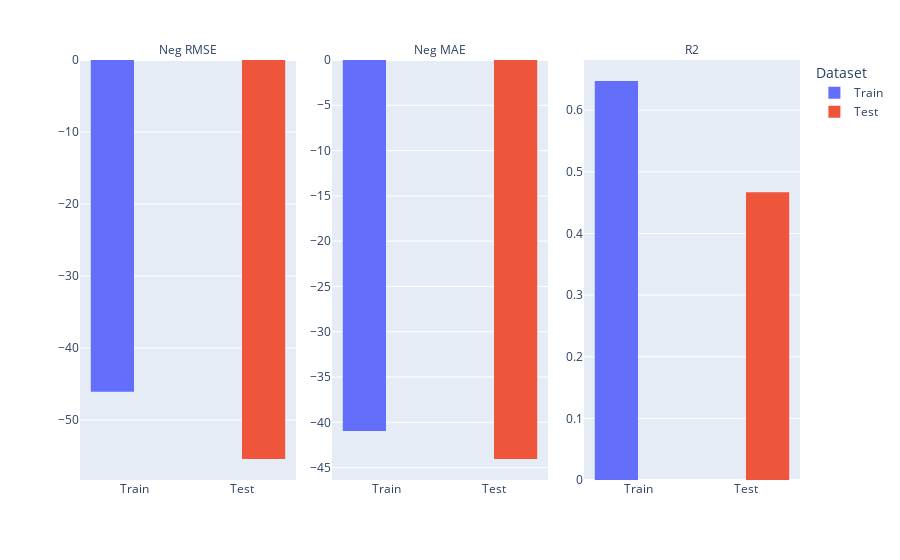

This figure's notebook cell:
### Markdown cell above
## Run performance report on regression

### Code cell
check = PerformanceReport()
check.run(train_ds, test_ds, clf)

### Figure 1 — Plotly figure (JSON) as saved in the notebook; plotly's stock layout.template omitted (floating-point values rounded to 4 significant figures)
{"data": [{"alignmentgroup": "True", "bingroup": "x", "histfunc": "sum", "hovertemplate": "Dataset=%{x}<br>Metric=Neg RMSE<br>sum of Value=%{y}<extra></extra>", "legendgroup": "Train", "marker": {"color": "#636efa", "pattern": {"shape": ""}}, "name": "Train", "offsetgroup": "Train", "orientation": "v", "showlegend": true, "type": "histogram", "x": ["Train"], "xaxis": "x", "y": [-46.06], "yaxis": "y"}, {"alignmentgroup": "True", "bingroup": "x", "histfunc": "sum", "hovertemplate": "Dataset=%{x}<br>Metric=Neg MAE<br>sum of Value=%{y}<extra></extra>", "legendgroup": "Train", "marker": {"color": "#636efa", "pattern": {"shape": ""}}, "name": "Train", "offsetgroup": "Train", "orientation": "v", "showlegend": false, "type": "histogram", "x": ["Train"], "xaxis": "x2", "y": [-40.95], "yaxis": "y2"}, {"alignmentgroup": "True", "bingroup": "x", "histfunc": "sum", "hovertemplate": "Dataset=%{x}<br>Metric=R2<br>sum of Value=%{y}<extra></extra>", "legendgroup": "Train", "marker": {"color": "#636efa", "pattern": {"shape": ""}}, "name": "Train", "offsetgroup": "Train", "orientation": "v", "showlegend": false, "type": "histogram", "x": ["Train"], "xaxis": "x3", "y": [0.6474], "yaxis": "y3"}, {"alignmentgroup": "True", "bingroup": "x", "histfunc": "sum", "hovertemplate": "Dataset=%{x}<br>Metric=Neg RMSE<br>sum of Value=%{y}<extra></extra>", "legendgroup": "Test", "marker": {"color": "#EF553B", "pattern": {"shape": ""}}, "name": "Test", "offsetgroup": "Test", "orientation": "v", "showlegend": true, "type": "histogram", "x": ["Test"], "xaxis": "x", "y": [-55.4], "yaxis": "y"}, {"alignmentgroup": "True", "bingroup": "x", "histfunc": "sum", "hovertemplate": "Dataset=%{x}<br>Metric=Neg MAE<br>sum of Value=%{y}<extra></extra>", "legendgroup": "Test", "marker": {"color": "#EF553B", "pattern": {"shape": ""}}, "name": "Test", "offsetgroup": "Test", "orientation": "v", "showlegend": false, "type": "histogram", "x": ["Test"], "xaxis": "x2", "y": [-44.05], "yaxis": "y2"}, {"alignmentgroup": "True", "bingroup": "x", "histfunc": "sum", "hovertemplate": "Dataset=%{x}<br>Metric=R2<br>sum of Value=%{y}<extra></extra>", "legendgroup": "Test", "marker": {"color": "#EF553B", "pattern": {"shape": ""}}, "name": "Test", "offsetgroup": "Test", "orientation": "v", "showlegend": false, "type": "histogram", "x": ["Test"], "xaxis": "x3", "y": [0.4667], "yaxis": "y3"}], "layout": {"annotations": [{"font": {}, "showarrow": false, "text": "Neg RMSE", "x": 0.15, "xanchor": "center", "xref": "paper", "y": 1, "yanchor": "bottom", "yref": "paper"}, {"font": {}, "showarrow": false, "text": "Neg MAE", "x": 0.5, "xanchor": "center", "xref": "paper", "y": 1, "yanchor": "bottom", "yref": "paper"}, {"font": {}, "showarrow": false, "text": "R2", "x": 0.85, "xanchor": "center", "xref": "paper", "y": 1, "yanchor": "bottom", "yref": "paper"}], "barmode": "group", "legend": {"title": {"text": "Dataset"}, "tracegroupgap": 0}, "margin": {"t": 60}, "xaxis": {"anchor": "y", "categoryarray": ["Train", "Test"], "categoryorder": "array", "domain": [0, 0.3], "title": {}, "type": "category"}, "xaxis2": {"anchor": "y2", "categoryarray": ["Train", "Test"], "categoryorder": "array", "domain": [0.35, 0.65], "matches": "x", "title": {}, "type": "category"}, "xaxis3": {"anchor": "y3", "categoryarray": ["Train", "Test"], "categoryorder": "array", "domain": [0.7, 1], "matches": "x", "title": {}, "type": "category"}, "yaxis": {"anchor": "x", "domain": [0, 1], "showticklabels": true, "title": {}}, "yaxis2": {"anchor": "x2", "domain": [0, 1], "showticklabels": true, "title": {}}, "yaxis3": {"anchor": "x3", "domain": [0, 1], "showticklabels": true, "title": {}}}}
